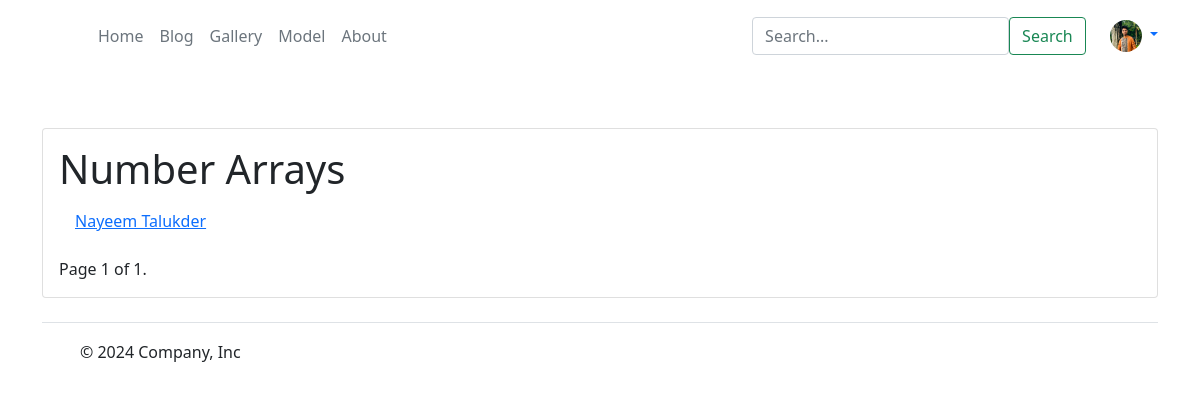
Screenshot of /list/ (signed in) with the database file from the repository.
### app/models.py (models this page shows, shortened)
class Student(models.Model):
  user = models.ForeignKey(User,on_delete=models.CASCADE)
  name = models.CharField(max_length=200)
  university_name = models.CharField(max_length=200)
  department = models.CharField(max_length=50)
  batch = models.CharField(max_length=50)
  roll = models.IntegerField()
  address = models.CharField(max_length=100)
  phone = models.CharField(default="01",max_length=100)
  student_img = models.ImageField(upload_to='student/')

class NumberArray(models.Model):
    name = models.CharField(max_length=100)
    data = models.JSONField()  # Stores the array of numbers

### app/views.py (the view)
# urls.py: path('list/', views.list_numbers, name='list_numbers'),
def list_numbers(request):
    number_arrays = NumberArray.objects.all()
    paginator = Paginator(number_arrays, 10)  # Show 10 arrays per page
    page = request.GET.get('page')
    try:
        arrays = paginator.page(page)
    except PageNotAnInteger:
        arrays = paginator.page(1)
    except EmptyPage:
        arrays = paginator.page(paginator.num_pages)
    return render(request, 'app/list_numbers.html', {'arrays': arrays})

### app/context_processors.py (called while the page is built)
def student_processor(request):
    if request.user.is_authenticated:
        try:
            student = Student.objects.get(user=request.user)
        except Student.DoesNotExist:
            student = None
    else:
        student = None
    return {'student': student}

### app/templates/app/list_numbers.html (shortened to what this page needs)
{% extends 'app/base.html' %}
{% load static %}
{% block main--content %}
<main class="container mt-5">
  <div class="card">
    <div class="card-body">
      <h1 class="card-title">Number Arrays</h1>
      <ul class="list-group list-group-flush">
          {% for array in arrays %}
              <li class="list-group-item">
                  <a href="{% url 'view_numbers' array.id %}">{{ array.name }}</a>
              </li>
          {% endfor %}
      </ul>
      <div class="pagination mt-3">
          <span class="step-links">
              <span class="current">
                  Page {{ arrays.number }} of {{ arrays.paginator.num_pages }}.
              </span>
          </span>
      </div>
    </div>
  </div>
</main>
{% endblock main--content %}

### app/templates/app/base.html (shortened to what this page needs)
<!DOCTYPE html>
{% load static %}
<html lang="en">
  <head>
    <link
      href="https://cdn.jsdelivr.net/npm/bootstrap@5.0.2/dist/css/bootstrap.min.css"
      rel="stylesheet"
    />
    <link rel="stylesheet" href="{% static 'app/css/owl.carousel.min.css' %}" />
    <link rel="stylesheet" href="{% static 'app/css/all.min.css' %}" />
    <link rel="stylesheet" href="{% static 'app/css/style.css' %}" />
    <link rel="stylesheet" href="{% static 'app/css/gallery.css' %}" />
    <link rel="stylesheet" href="{% static 'app/css/about.css' %}" />
    <link rel="stylesheet" href="{% static 'app/css/model.css' %}" />
  </head>
  <body>
    <header>
      <div class="container">
        <div
          class="d-flex flex-wrap align-items-center justify-content-center justify-content-lg-start mt-lg-3"
        >
          <a
            href="/"
            class="d-flex align-items-center mb-2 mb-lg-0 text-white text-decoration-none"
          >
            <svg
              class="bi me-2"
              width="40"
              height="32"
              role="img"
              aria-label="Bootstrap"
            >
              <use xlink:href="#bootstrap"></use>
            </svg>
          </a>
          <ul
            class="nav col-12 col-lg-auto me-lg-auto mb-2 justify-content-center mb-md-0"
          >
            <li>
              <a href="{% url 'home' %}" class="nav-link px-2 text-secondary"
                >Home</a
              >
            </li>
            <li>
              <a href="{% url 'blog_list' %}" class="nav-link px-2 text-secondary">Blog</a>
            </li>
            <li>
              <a href="{% url 'gallery' %}" class="nav-link px-2 text-secondary"
                >Gallery</a
              >
            </li>
            <li><a href="{% url 'models_list' %}" class="nav-link px-2 text-secondary">Model</a></li>
            <li>
              <a href="{% url 'about' %}" class="nav-link px-2 text-secondary"
                >About</a
              >
            </li>
          </ul>
          <form class="col-12 col-lg-auto mb-3 mb-lg-0 me-lg-3 d-flex justify-content-between" role="search" method="get">
            <input type="search" class="form-control form-control-dark text-bg-success" placeholder="Search..." aria-label="Search" name="blogtitle">
            <button type="submit" class="btn btn-outline-success me-2">Search</button>
        </form>
          {% if request.user.is_authenticated %}
          <div class="dropdown text-end">
            <a
              href="#"
              class="d-block link-body-emphasis text-decoration-none dropdown-toggle"
              data-bs-toggle="dropdown"
              aria-expanded="false"
            >
              <img
                src="{{ student.student_img.url }}"
                alt="{{ student.name }}"
                width="32"
                height="32"
                class="rounded-circle"
              />
            </a>
          </div>
          {% endif %}
        </div>
        <br />
      </div>
    </header>
    {% block main--content %} {% endblock main--content %}
    <div class="container">
      <footer
        class="d-flex flex-wrap justify-content-between align-items-center py-3 my-4 border-top"
      >
        <div class="col-md-4 d-flex align-items-center">
          <a
            href="/"
            class="mb-3 me-2 mb-md-0 text-body-secondary text-decoration-none lh-1"
          >
            <svg class="bi" width="30" height="24">
              <use xlink:href="#bootstrap"></use>
            </svg>
          </a>
          <span class="mb-3 mb-md-0 text-body-secondary"
            >© 2024 Company, Inc</span
          >
        </div>
        <ul class="nav col-md-4 justify-content-end list-unstyled d-flex">
          <li class="ms-3">
            <a class="text-body-secondary" href="#"
              ><svg class="bi" width="24" height="24">
                <use xlink:href="#twitter"></use></svg
            ></a>
          </li>
          <li class="ms-3">
            <a class="text-body-secondary" href="#"
              ><svg class="bi" width="24" height="24">
                <use xlink:href="#instagram"></use></svg
            ></a>
          </li>
          <li class="ms-3">
            <a class="text-body-secondary" href="#"
              ><svg class="bi" width="24" height="24">
                <use xlink:href="#facebook"></use></svg
            ></a>
          </li>
        </ul>
      </footer>
    </div>
  </body>
</html>

### app/static/app/css/gallery.css (style rules this page uses)
* { box-sizing: border-box; }

### rows the page displays
Student: student_img (picture)
NumberArray: name "Nayeem Talukder"

### other values shown
{{ arrays.number }} "1"
{{ arrays.paginator.num_pages }} "1"
